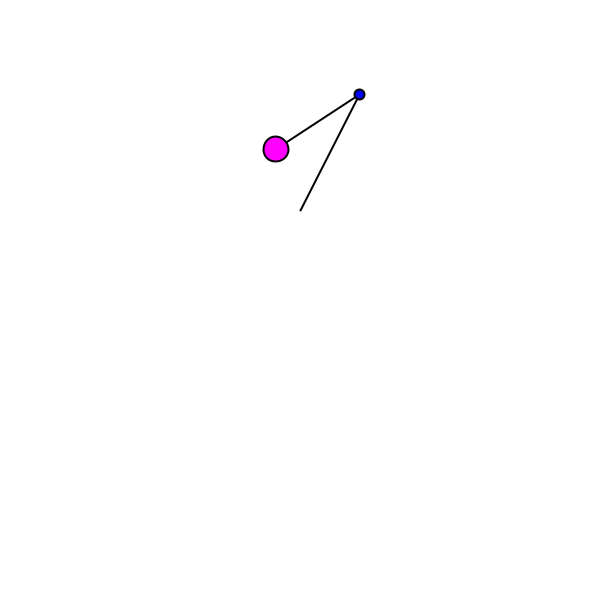
Frame 1 (no input)
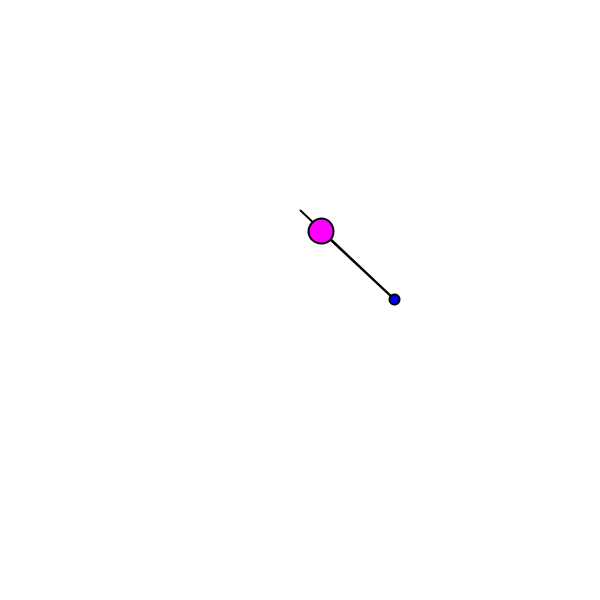
Frame 60 (the mouse pressed at the canvas centre just before this capture)
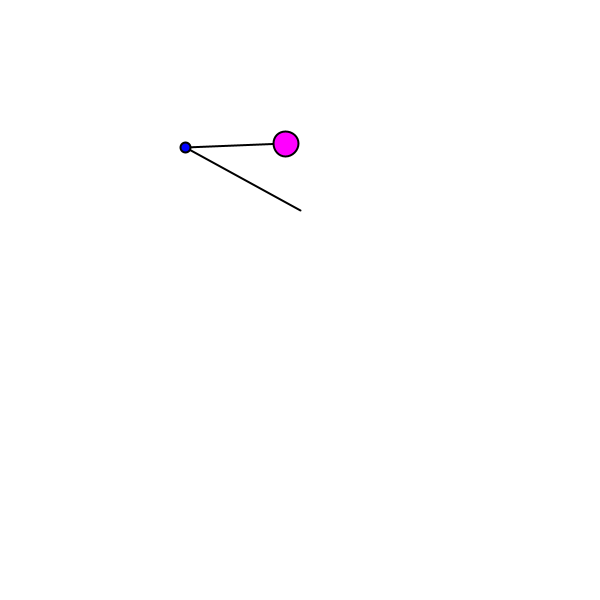
Frame 120 (the mouse held since frame 60 and released just before this capture)

The Processing sketch that drew these frames (run headless with seeded random() and noise(); from frame 60 on, the mouse is pressed at the canvas centre):

// Processing sketch: pendulum
// ── pendulum.pde
float x1 = 0, y1 = 0;
float x2 = 0, y2 = 0;
float length1 = 130;
float length2 = 100;
float mass1 = 10;
float mass2 = 25;
float angle1 = 5*PI/6;
float angle2 = -PI/3;
float m1_velocity = 0.05;
float m2_velocity = 0.05;
float m1_acceleration = 0;
float m2_acceleration = 0;
float gravity = 9.8202437;
float drag = 0.999;
float prevTime = 0;
float deltaTime = 0;
float timePast = 0;
PGraphics canvas = new PGraphics();

void setup()
{
  background(255);
  size(600,600);
}

void draw()
{
  deltaTime = millis() - prevTime;
  timePast += deltaTime;
  prevTime = millis();
  
  background(255);
  stroke(0);
  strokeWeight(2);
  frameRate(60);
  
  translate(300, 210);                  
  
  if (timePast >= 10)
  {
    timeStep();
    timePast = 0;
  }
  
  m1_velocity += m1_acceleration * deltaTime / 1000;
  m2_velocity += m2_acceleration * deltaTime / 1000;
  
  angle1 += m1_velocity;
  angle2 += m2_velocity;
  
  m1_velocity *= drag;
  m2_velocity *= drag;
  
  x1 = length1 * sin(angle1);
  y1 = length1 * cos(angle1);
  
  x2 = x1 + length2 * sin(angle2);
  y2 = y1 + length2 * cos(angle2);
  
  fill(0, 0, 255);
  line(0, 0, x1, y1);
  
  line(x1, y1, x2, y2);  
  ellipse(x1, y1, mass1, mass1);
  
  fill(255, 0, 255);
  ellipse(x2, y2, mass2, mass2); 
}

void timeStep()
{
  m1_acceleration = (-gravity * (2 * mass1 + mass2) * sin(angle1) 
                  - mass2 * gravity * sin(angle1 - 2 * angle2) 
                  - 2 * sin(angle1 - angle2)
                  * mass2 * (m2_velocity * m2_velocity * length2 + m1_velocity * m1_velocity * length1 * cos(angle1 - angle2)))
                  / (length1 * (2 * mass1 + mass2 - mass2 * cos(2 * angle1 - 2 * angle2)));
 
  m2_acceleration = (2 * sin(angle1 - angle2) 
                  * (m1_velocity * m1_velocity * length1 * (mass1 + mass2) + gravity * (mass1 + mass2) 
                  * cos(angle1) + m2_velocity * m2_velocity * length2 * mass2 * cos(angle1 - angle2)))
                  / (length2 * (2 * mass1 + mass2 - mass2 * cos(2 * angle1 - 2 * angle2)));
                  
  //m1_velocity += m1_acceleration;
  //m2_velocity += m2_acceleration;
}
